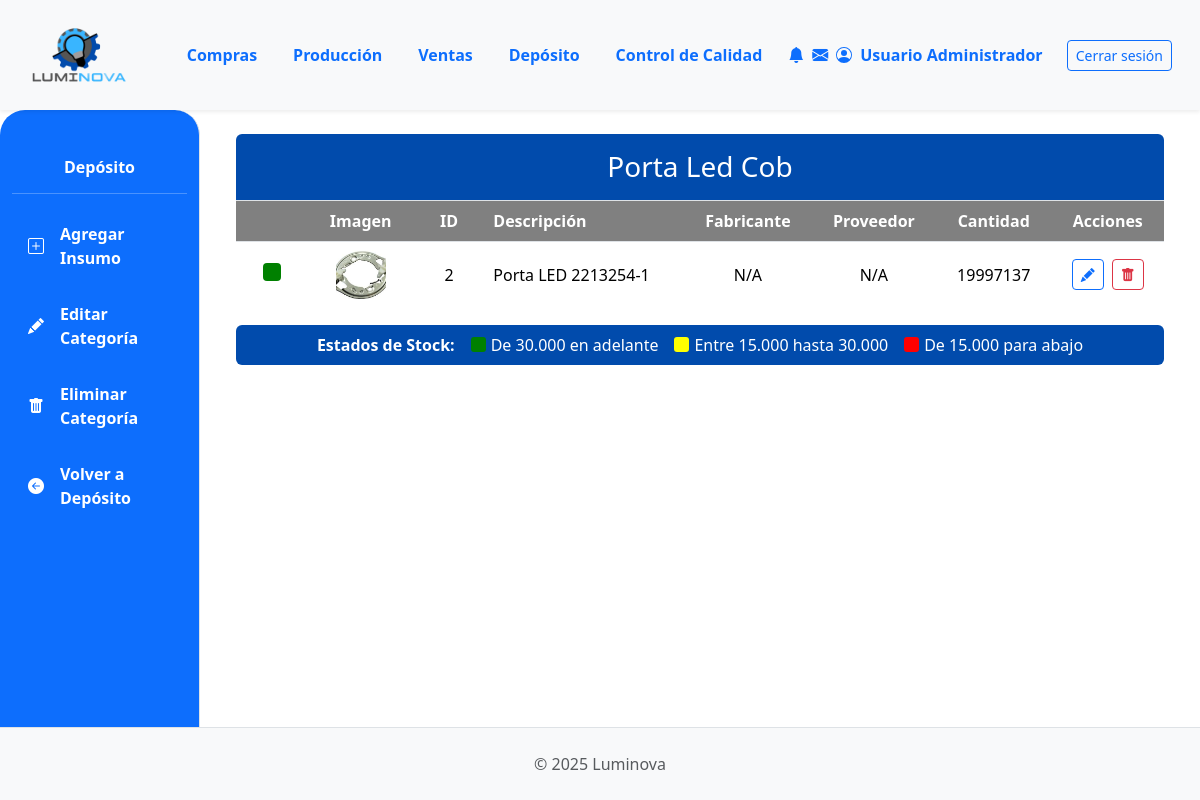
Page /deposito/categorias-insumo/2/ on the earlier database version.
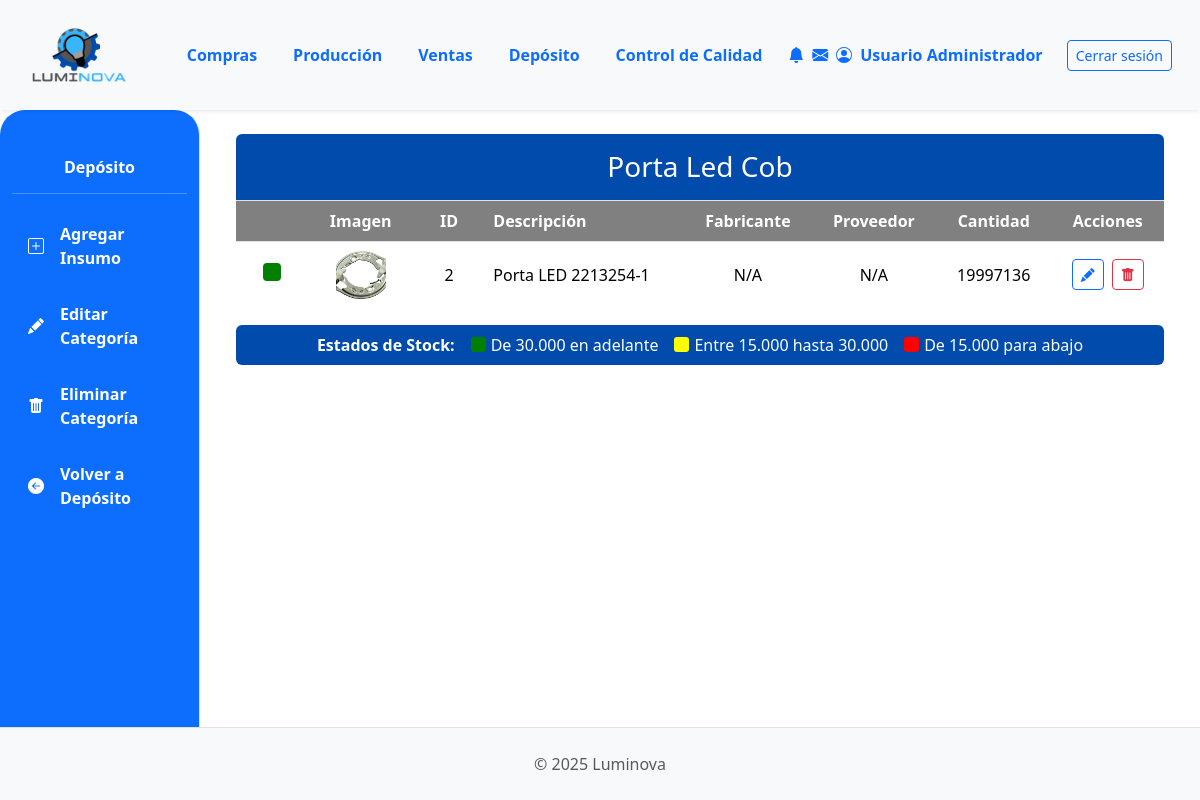
Same page on the later database version.
### App_LUMINOVA/models.py (models this page shows, shortened)
class CategoriaInsumo(models.Model):
    nombre = models.CharField(
        max_length=100, unique=True, verbose_name="Nombre Categoría Insumo"
    )
    imagen = models.ImageField(upload_to="categorias_insumos/", null=True, blank=True)
    class Meta:
        verbose_name = "Categoría de Insumo"
        verbose_name_plural = "Categorías de Insumos"

class Insumo(models.Model):
    descripcion = models.CharField(max_length=255)
    categoria = models.ForeignKey(
        CategoriaInsumo, on_delete=models.PROTECT, related_name="insumos"
    )
    fabricante = models.ForeignKey(
        Fabricante,
        on_delete=models.SET_NULL,
        null=True,
        blank=True,
        related_name="insumos_fabricados",
    )
    imagen = models.ImageField(null=True, blank=True, upload_to="insumos/")
    stock = models.IntegerField(default=0)
    cantidad_en_pedido = models.PositiveIntegerField(
    default=0,
    verbose_name="Cantidad en Pedido",
    blank=True,
    null=True
)

### App_LUMINOVA/views.py (the view)
# urls.py: path('deposito/categorias-insumo/<int:pk>/', Categoria_IDetailView.as_view(), name='categoria_i_detail'),
class Categoria_IDetailView(DetailView):
    model = CategoriaInsumo
    template_name = 'deposito/categoria_insumo_detail.html'
    context_object_name = 'categoria_I'
    def get_context_data(self, **kwargs):
        context = super().get_context_data(**kwargs)
        context['insumos_de_categoria'] = Insumo.objects.filter(categoria=self.object)
        return context

### App_LUMINOVA/templates/deposito/categoria_insumo_detail.html (shortened to what this page needs)
{% extends 'padre.html' %}
{% load static %}
{% block sidebar_content %}
    <nav id="sidebarMenu" class="col-md-3 col-lg-2 d-md-block bg-primary sidebar collapse border-end full-height" style="border-top-left-radius: 25px; border-top-right-radius: 25px;">
        <div class="position-sticky pt-4">
            <h6 class="sidebar-heading d-flex justify-content-center align-items-center px-3 mt-4 mb-1 text-white fw-bold">
                <a href="{% url 'App_LUMINOVA:deposito_view' %}"><span style="color: white;">Depósito</span></a>
            </h6>
            <hr class="text-white">
            <ul class="nav flex-column">
                <li class="nav-item">
                    <a class="nav-link text-white fw-bold custom-active-button d-flex align-items-center" href="{% url 'App_LUMINOVA:insumo_create' %}?categoria={{ categoria_I.id }}">
                        <i class="bi bi-plus-square me-2"></i> <span class="ms-2">Agregar Insumo</span>
                    </a>
                </li>
                <li class="nav-item mt-2">
                     <a class="nav-link text-white fw-bold custom-active-button d-flex align-items-center" href="{% url 'App_LUMINOVA:categoria_i_edit' categoria_I.pk %}">
                        <i class="bi bi-pencil-fill me-2"></i> <span class="ms-2">Editar Categoría</span>
                    </a>
                </li>
                 <li class="nav-item mt-2">
                    <a class="nav-link text-white fw-bold custom-active-button d-flex align-items-center" href="{% url 'App_LUMINOVA:categoria_i_delete' categoria_I.pk %}">
                        <i class="bi bi-trash-fill me-2"></i> <span class="ms-2">Eliminar Categoría</span>
                    </a>
                </li>
                 <li class="nav-item mt-2">
                    <a class="nav-link text-white fw-bold custom-active-button d-flex align-items-center" href="{% url 'App_LUMINOVA:deposito_view' %}">
                        <i class="bi bi-arrow-left-circle-fill me-2"></i> <span class="ms-2">Volver a Depósito</span>
                    </a>
                </li>
            </ul>
        </div>
    </nav>
{% endblock %}
{% block content %}
<div class="container-fluid">
  <div class="row" style="align-items: flex-start;">
    <div class="col-lg-12 col-md-7 col-12">
        {% if insumos_de_categoria %}
            <div class="table-responsive rounded">
                <table class="table mb-0">
                    <thead>
                        <tr>
                            <th colspan="8" class="text-center py-3 color-title-depo">
                                <div class="d-flex justify-content-center align-items-center">
                                    <h3 class="mb-0">{{ categoria_I.nombre }}</h3>
                                </div>
                            </th>
                        </tr>
                        <tr>
                            <th scope="col" class="text-center color-thead-depo"></th>
                            <th scope="col" class="text-center color-thead-depo">Imagen</th>
                            <th scope="col" class="text-center color-thead-depo" >ID</th>
                            <th scope="col" class="color-thead-depo" >Descripción</th>
                            <th scope="col" class="text-center color-thead-depo" >Fabricante</th>
                            <th scope="col" class="text-center color-thead-depo" >Proveedor</th>
                            <th scope="col" class="text-center color-thead-depo" >Cantidad</th>
                            <th scope="col" class="text-center color-thead-depo" >Acciones</th>
                        </tr>
                    </thead>
                    <tbody>
                        {% for insumo in insumos_de_categoria %}
                        <tr style="border-bottom: 1px solid rgba(255,255,255,0.2);">
                            <td class="text-center align-middle">
                                {% if insumo.stock < 15000 %}
                                    <div style="width: 18px; height: 18px; background-color:red; border-radius: 4px; display: inline-block; border: 1px solid #555;" title="Stock: {{ insumo.stock }} (Bajo)"></div>
                                {% elif insumo.stock < 30000 %}
                                    <div style="width: 18px; height: 18px; background-color:yellow; border-radius: 4px; display: inline-block;" title="Stock: {{ insumo.stock }} (Medio)"></div>
                                {% else %}
                                    <div style="width: 18px; height: 18px; background-color:green; border-radius: 4px; display: inline-block;" title="Stock: {{ insumo.stock }} (Alto)"></div>
                                {% endif %}
                            </td>
                            <td class="text-center align-middle">
                                {% if insumo.imagen %}
                                    <img src="{{ insumo.imagen.url }}" alt="{{ insumo.descripcion }}" style="width: 50px; height: 50px; object-fit: cover; border-radius: 4px;">
                                {% else %}
                                    <img src="{% static 'img/placeholder_insumo.png' %}" alt="No image" style="width: 50px; height: 50px; object-fit: cover; border-radius: 4px;">
                                {% endif %}
                            </td>
                            <td class="text-center align-middle">{{ insumo.id }}</td>
                            <td class="align-middle">
                                {% if insumo.descripcion %}
                                    <span class="text-truncate">{{ insumo.descripcion }}</span>
                                {% else %}
                                    <span class="text-truncate">N/A</span>
                                {% endif %}
                            </td>
                            <td class="text-center align-middle">{{ insumo.fabricante|default:"N/A" }}</td>
                            <td class="text-center align-middle">{{ insumo.proveedor|default:"N/A" }}</td>
                            <td class="text-center align-middle">{{ insumo.stock }}</td>
                            <td class="text-center align-middle">
                                <a href="{% url 'App_LUMINOVA:insumo_edit' insumo.pk %}" class="btn btn-sm btn-outline-primary me-1" title="Editar Insumo"><i class="bi bi-pencil-fill"></i></a>
                                <a href="{% url 'App_LUMINOVA:insumo_delete' insumo.pk %}" class="btn btn-sm btn-outline-danger" title="Eliminar Insumo"><i class="bi bi-trash-fill"></i></a>
                            </td>
                        </tr>
                        {% endfor %}
                    </tbody>
                </table>
            </div>
            <div class="mt-3 text-white d-flex justify-content-center align-items-center p-2 rounded" style="background-color: #014BAC;">
                <strong class="me-3">Estados de Stock:</strong>
                <div class="d-flex align-items-center me-3">
                    <div style="width: 15px; height: 15px; background-color: green; border-radius: 3px; margin-right: 5px;"></div>
                    <span>De 30.000 en adelante</span>
                </div>
                <div class="d-flex align-items-center me-3">
                    <div style="width: 15px; height: 15px; background-color: yellow; border-radius: 3px; margin-right: 5px;"></div>
                    <span>Entre 15.000 hasta 30.000</span>
                </div>
                <div class="d-flex align-items-center">
                    <div style="width: 15px; height: 15px; background-color: red; border-radius: 3px; margin-right: 5px;"></div>
                    <span>De 15.000 para abajo</span>
                </div>
            </div>
        {% else %}
            <div class="alert alert-info" role="alert">
                No hay insumos registrados en la categoría "{{categoria_I.nombre}}". Puedes <a href="{% url 'App_LUMINOVA:insumo_create' %}?categoria={{ categoria_I.id }}" class="alert-link">agregar uno nuevo</a>.
        {% endif %}
    </div>
</div>
{% endblock %}

### App_LUMINOVA/templates/padre.html (shortened to what this page needs)
{% load static %}
{% load django_bootstrap5 %}
<!DOCTYPE html>
<html lang="es">
<head>
    {% bootstrap_css %}
    <link rel="stylesheet" href="{% static 'css/custom.css' %}">
    <link rel="stylesheet" href="https://cdn.jsdelivr.net/npm/bootstrap-icons@1.11.3/font/bootstrap-icons.min.css">
</head>
<body>
    <header class="site-header">
        {% include 'shared/header.html' %}
    </header>
    <div class="container-fluid content-area">
        <div class="row">
            {% block sidebar_content %}{% endblock %}
            <main class="col-md-9 ms-sm-auto col-lg-10 px-md-4 py-4 main-column">
                {% block content %}{% endblock %}
            </main>
        </div>
    </div>
    <footer class="site-footer">
        {% include 'shared/footer.html' %}
    </footer>
</body>
</html>

### App_LUMINOVA/templates/shared/header.html (shortened to what this page needs)
{% load static %}
<header>
    <nav class="navbar navbar-expand-lg navbar-light bg-light shadow-sm p-0">
        <div class="container-fluid d-flex align-items-center">
            <div class="col-md-3 col-lg-1">
                <a class="navbar-brand d-flex align-items-center ms-3" href="{% url 'App_LUMINOVA:dashboard' %}">
                    <img src="{% static 'img/logo.png' %}" alt="Luminova Logo" height="100" width="100" class="d-inline-block align-text-top me-2">
                </a>
            </div>
            <div class="collapse navbar-collapse" id="navbarContent" style="padding-left: 5%;">
                <ul class="navbar-nav mb-2 mb-lg-0 d-flex justify-content-around w-100">
                    <li class="nav-item"><a class="nav-link text-primary fw-bold" href="{% url 'App_LUMINOVA:compras_lista_oc' %} ">Compras</a></li>
                    <li class="nav-item"><a class="nav-link text-primary fw-bold" href="{% url 'App_LUMINOVA:produccion_principal' %}">Producción</a></li>
                    <li class="nav-item"><a class="nav-link text-primary fw-bold" href="{% url 'App_LUMINOVA:ventas_lista_ov' %}">Ventas</a></li>
                    <li class="nav-item"><a class="nav-link text-primary fw-bold" href="{% url 'App_LUMINOVA:deposito_view' %}">Depósito</a></li>
                    <li class="nav-item"><a class="nav-link text-primary fw-bold" href="{% url 'App_LUMINOVA:control_calidad_view' %}">Control de Calidad</a></li>
                </ul>
                <div class="navbar-nav ms-auto align-items-center me-3 mb-2 mb-lg-0 d-flex flex-row">
                    <div class="d-flex flex-row align-items-center flex-nowrap">
                        <span class="nav-link text-primary d-flex align-items-center me-2" style="white-space: nowrap;">
                            <i class="bi bi-bell-fill me-2 align-self-center"></i>
                            <i class="bi bi-envelope-fill me-2 align-self-center"></i>
                            <span class="d-none d-lg-inline align-self-center me-2  fw-bold">Usuario Administrador</span>
                        </span>
                        <a class="btn btn-outline-primary btn-sm align-self-center" style="white-space: nowrap;" href="{% url 'App_LUMINOVA:login' %}">Cerrar sesión</a>
                    </div>
                </div>
            </div>
        </div>
    </nav>
</header>

### App_LUMINOVA/templates/shared/footer.html
<footer class="text-center py-4 border-top bg-light">
    <div class="container">
    <span class="text-muted">&copy; 2025 Luminova</span>
    </div>
</footer>

### App_LUMINOVA/static/css/custom.css (style rules this page uses)
html, body { height: 100%; margin: 0; }
body { display: flex; flex-direction: column; min-height: 100vh; }
header.site-header { flex-shrink: 0; }
.content-area { flex-grow: 1; display: flex; overflow: hidden; }
.content-area>.row { flex-grow: 1; }
#sidebarMenu { align-self: stretch; overflow-y: auto; display: flex; flex-direction: column; }
#sidebarMenu .position-sticky { flex-grow: 1; }
main.main-column { flex-grow: 1; overflow-y: auto; height: 100%; }
footer.site-footer { flex-shrink: 0; }
.sidebar .nav-link.custom-active-button { display: block; padding: 0.5rem 1rem; margin: 0.25rem 0; border-radius: 25px; }
.sidebar .nav-link i { margin-right: 0.5rem; }
.color-thead-depo { background-color: #808080 !important; color: white !important; width: 5% !important; vertical-align: middle !important; }
.color-title-depo { background-color: #014BAC !important; color: white !important; }

Differences in the rows shown:
changed Insumo "Porta LED 2213254-1": stock "19997137" → "19997136"
